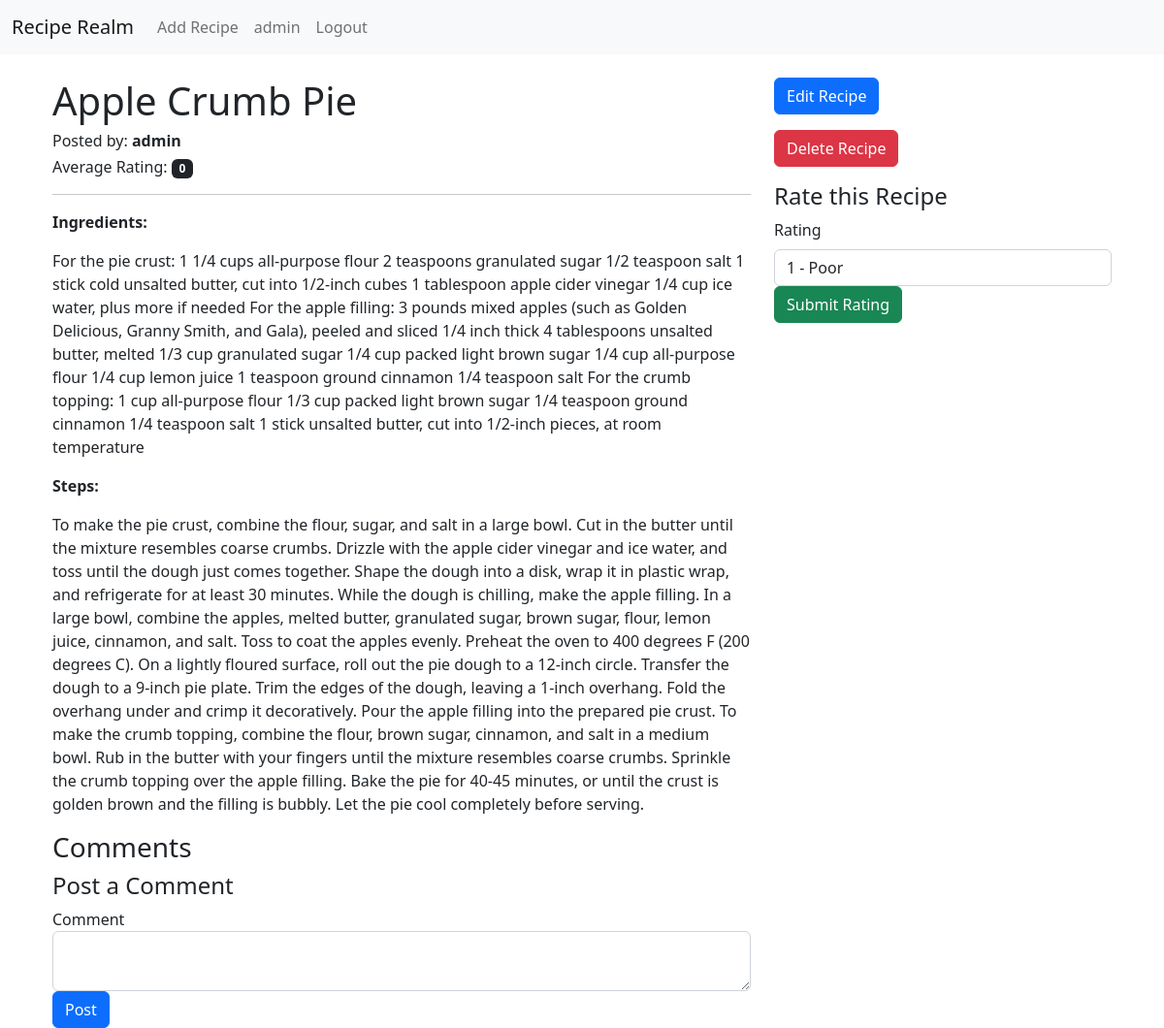
/recipe/4 (signed in), run on the app's committed database.
### models.py (models this page shows)
class User(db.Model, UserMixin):
    id = db.Column(db.Integer, primary_key=True)
    username = db.Column(db.String(150), nullable=False, unique=True)
    email = db.Column(db.String(150), nullable=False, unique=True)
    password = db.Column(db.String(150), nullable=False)
    recipes = db.relationship('Recipe', backref='author', lazy=True)
    comments = db.relationship('Comment', backref='user', lazy=True)  # Added backref to the Comment model
    bio = db.Column(db.String(500), nullable=True)
    profile_picture = db.Column(db.String(20), nullable=False, default='default.jpg')

class Recipe(db.Model):
    id = db.Column(db.Integer, primary_key=True)
    title = db.Column(db.String(200), nullable=False)
    ingredients = db.Column(db.Text, nullable=False)
    steps = db.Column(db.Text, nullable=False)
    author_id = db.Column(db.Integer, db.ForeignKey('user.id'), nullable=False)
    ratings = db.relationship('Rating', backref='recipe', lazy=True)
    @property
    def average_rating(self):
        total_ratings = len(self.ratings)
        if total_ratings == 0:
            return 0
        return sum([rating.value for rating in self.ratings]) / total_ratings

### app.py (the view)
@app.route('/recipe/<int:recipe_id>', methods=['GET', 'POST'])
def recipe_detail(recipe_id):
    recipe = Recipe.query.get_or_404(recipe_id)
    form = CommentForm()  # Existing comment form
    rate_form = RatingForm()  # New rating form
    if form.validate_on_submit() and current_user.is_authenticated:
        comment = Comment(content=form.content.data, user_id=current_user.id, recipe_id=recipe_id)
        db.session.add(comment)
        db.session.commit()
        flash('Your comment has been posted!', 'success')
        return redirect(url_for('recipe_detail', recipe_id=recipe.id))
    if rate_form.validate_on_submit() and current_user.is_authenticated:
        rating = Rating(value=rate_form.rating_value.data, user_id=current_user.id, recipe_id=recipe_id)
        db.session.add(rating)
        db.session.commit()
        flash('Thanks for rating!', 'success')
        return redirect(url_for('recipe_detail', recipe_id=recipe.id))
    comments = Comment.query.filter_by(recipe_id=recipe.id).order_by(Comment.timestamp.desc()).all()
    return render_template('recipe_detail.html', recipe=recipe, form=form, comments=comments, rate_form=rate_form)

### forms.py
class CommentForm(FlaskForm):
    content = TextAreaField('Comment', validators=[DataRequired()])
    submit = SubmitField('Post')

class RatingForm(FlaskForm):
    rating_value = SelectField('Rating', choices=[(1, '1 - Poor'), (2, '2 - Fair'), (3, '3 - Good'), (4, '4 - Very Good'), (5, '5 - Excellent')], coerce=int)
    submit = SubmitField('Submit Rating')

### app.py (called while the page is built)
@login_manager.user_loader
def load_user(user_id):
    return User.query.get(int(user_id))

### templates/recipe_detail.html (shortened to what this page needs)
{% extends "layout.html" %} {% block content %}
<div class="container mt-4">
  <div class="row">
    <div class="col-md-8">
      <h1>{{ recipe.title }}</h1>
      <h6>Posted by: <strong><a href="{{ url_for('user_profile', username=recipe.author.username) }}" class="text-decoration-none text-dark">{{ recipe.author.username }}</a></strong></h6>
      <h6>
        Average Rating:
        <span class="badge bg-dark">{{ recipe.average_rating }}</span>
      </h6>
      <hr />
      <p><strong>Ingredients:</strong></p>
      <p>{{ recipe.ingredients }}</p>
      <p><strong>Steps:</strong></p>
      <p>{{ recipe.steps }}</p>
      <h3>Comments</h3>
       {% if current_user.is_authenticated %}
      <h4>Post a Comment</h4>
      <form method="POST">
        <div class="form-group">
          {{ form.content.label }} {{ form.content(class="form-control") }}
        </div>
        {{ form.submit(class="btn btn-primary") }}
      </form>
      {% else %}
      <div class="alert alert-info" role="alert">
        You must be logged in to post a comment.
      </div>
      {% endif %}
    </div>
    <div class="col-md-4">
      {% if current_user.is_authenticated and current_user.id ==
      recipe.author_id %}
      <a
        href="{{ url_for('edit_recipe', recipe_id=recipe.id) }}"
        class="btn btn-primary mb-3"
        >Edit Recipe</a
      >
      <form
        action="{{ url_for('delete_recipe', recipe_id=recipe.id) }}"
        method="POST"
      >
        <button type="submit" class="btn btn-danger mb-3">Delete Recipe</button>
      </form>
      {% endif %} {% if current_user.is_authenticated %}
      <h4>Rate this Recipe</h4>
      <form
        method="POST"
        action="{{ url_for('rate_recipe', recipe_id=recipe.id) }}"
        class="mb-4"
      >
        <div class="form-group">
          {{ rate_form.rating_value.label(class="form-label") }} {{
          rate_form.rating_value(class="form-control") }}
        </div>
        {{ rate_form.submit(class="btn btn-success") }}
      </form>
      {% endif %}
    </div>
  </div>
</div>
{% endblock %}

### templates/layout.html (shortened to what this page needs)
<!DOCTYPE html>
<html lang="en">
  <head>
    <link
      href="https://cdn.jsdelivr.net/npm/bootstrap@5.2.3/dist/css/bootstrap.min.css"
      rel="stylesheet"
    />
  </head>
  <body>
    <nav class="navbar navbar-expand-lg navbar-light bg-light">
      <div class="container-fluid">
        <a class="navbar-brand" href="{{ url_for('home') }}">Recipe Realm</a>
        <div class="collapse navbar-collapse" id="navbarNav">
          <ul class="navbar-nav ml-auto">
            {% if current_user.is_authenticated %}
            <li class="nav-item">
              <a class="nav-link" href="{{ url_for('add_recipe') }}"
                >Add Recipe</a
              >
            </li>
            <li class="nav-item">
              <a
                class="nav-link"
                href="{{ url_for('user_profile', username=current_user.username) }}"
              >
                {{ current_user.username }}
              </a>
            </li>
            <li class="nav-item">
              <a class="nav-link" href="{{ url_for('logout') }}">Logout</a>
            </li>
            {% endif %}
          </ul>
        </div>
      </div>
    </nav>
    <div class="container">{% block content %} {% endblock %}</div>
  </body>
</html>

### data on the page
User: username "admin", author.username "admin"
Recipe: title "Apple Crumb Pie", ingredients "For the pie crust: 1 1/4 cups all-purpose flour 2 teaspoons granulated sugar 1/2 teaspoon salt 1 stick cold unsalted butter, cut into 1/2-inch cubes 1 tablespoon apple cider vinegar 1/4 cup ice water, plus more if needed For the apple filling: 3 pounds mixed apples (such as Golden Delicious, Granny Smith, and Gala), peeled and sliced 1/4 inch thick 4 tablespoons unsalted butter, melted 1/3 cup granulated sugar 1/4 cup packed light brown sugar 1/4 cup all-purpose flour 1/4 cup lemon juice 1 teaspoon ground cinnamon 1/4 teaspoon salt For the crumb topping: 1 cup all-purpose flour 1/3 cup packed light brown sugar 1/4 teaspoon ground cinnamon 1/4 teaspoon salt 1 stick unsalted butter, cut into…", steps "To make the pie crust, combine the flour, sugar, and salt in a large bowl. Cut in the butter until the mixture resembles coarse crumbs. Drizzle with the apple cider vinegar and ice water, and toss until the dough just comes together. Shape the dough into a disk, wrap it in plastic wrap, and refrigerate for at least 30 minutes. While the dough is chilling, make the apple filling. In a large bowl, combine the apples, melted butter, granulated sugar, brown sugar, flour, lemon juice, cinnamon, and salt. Toss to coat the apples evenly. Preheat the oven to 400 degrees F (200 degrees C). On a lightly floured surface, roll out the pie dough to a 12-inch circle. Transfer the dough to a 9-inch pie…"

### other printed values
{{ recipe.average_rating }} "0"
{{ rate_form.rating_value.label(class="form-label") }} "Rating"
